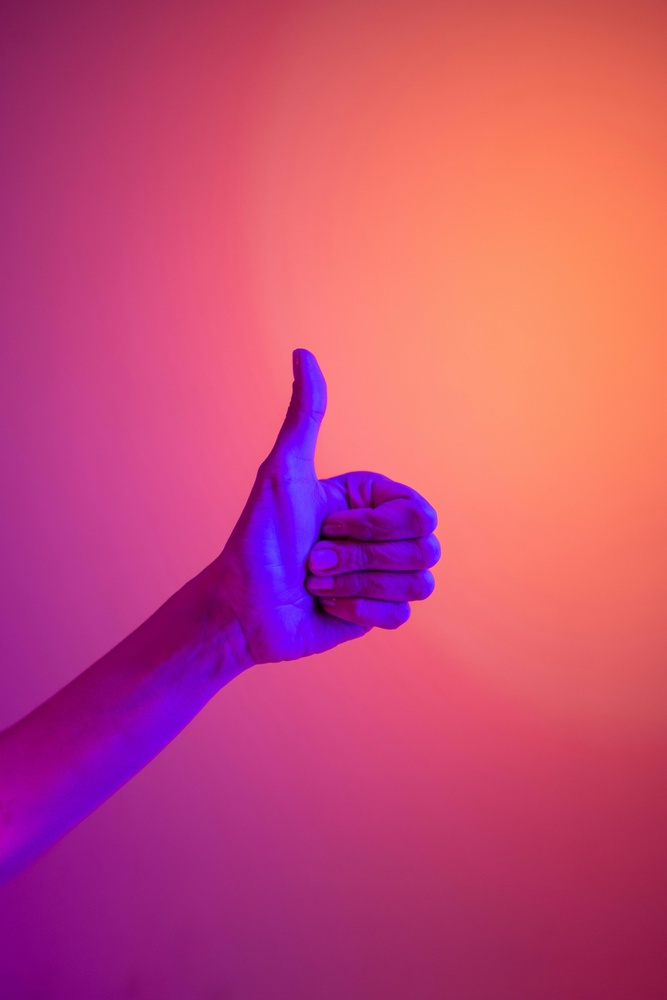
#> input picture 2024/mardown/Image20240308134158.jpg, 667 x 1000 px, shrunk from 4000 x 6000 before the run, given in place of the camera
$ python Ex8.py
#> lines starting #> are read from the running program, lines starting #| are printed output that depends on the picture
import numpy as np
import cv2

cam = cv2.VideoCapture(0)
k = np.array([[-1,0,0],[0,0,0],[0,0,1]]) # 엠보싱 필터
while True:
    ret, img = cam.read()
#> img is the input picture: shape (1000, 667, 3); mean B, G, R 117.9, 73.6, 198.3
    if ret == False:
        print('캡처불가')
        break
    cv2.imshow('oj_img', img)
    gr_img = cv2.cvtColor(img, cv2.COLOR_BGR2GRAY)
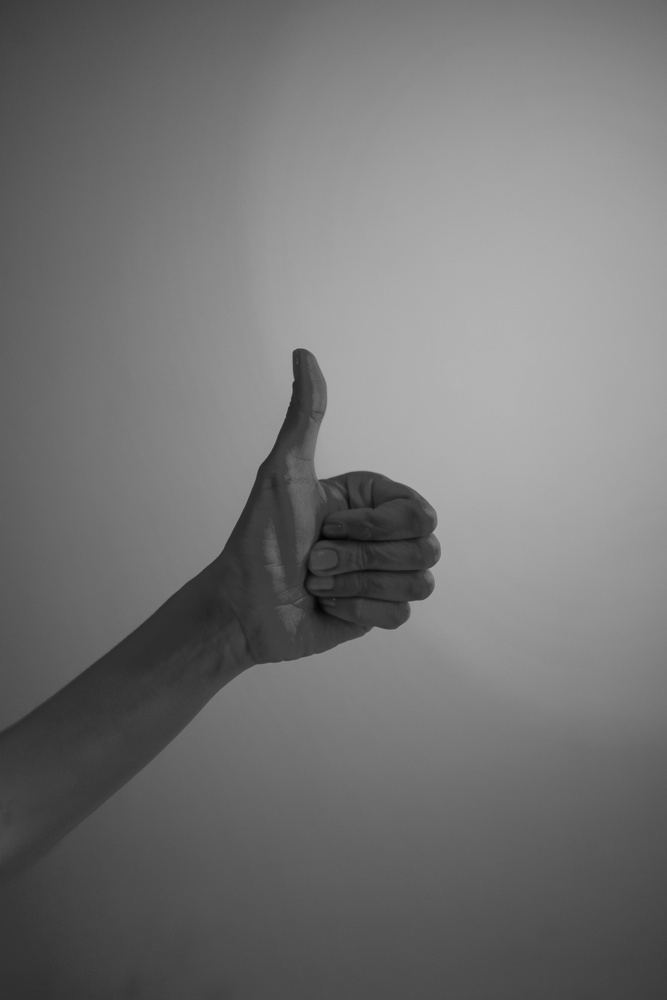
#> gr_img: shape (1000, 667); min 2, max 179, mean 115.9
    cv2.imshow('img', gr_img)
    s = cv2.GaussianBlur(gr_img, (15,15), 0, 0)
    cv2.imshow('s', s)
    ck1_img = cv2.filter2D(gr_img,-1, k)
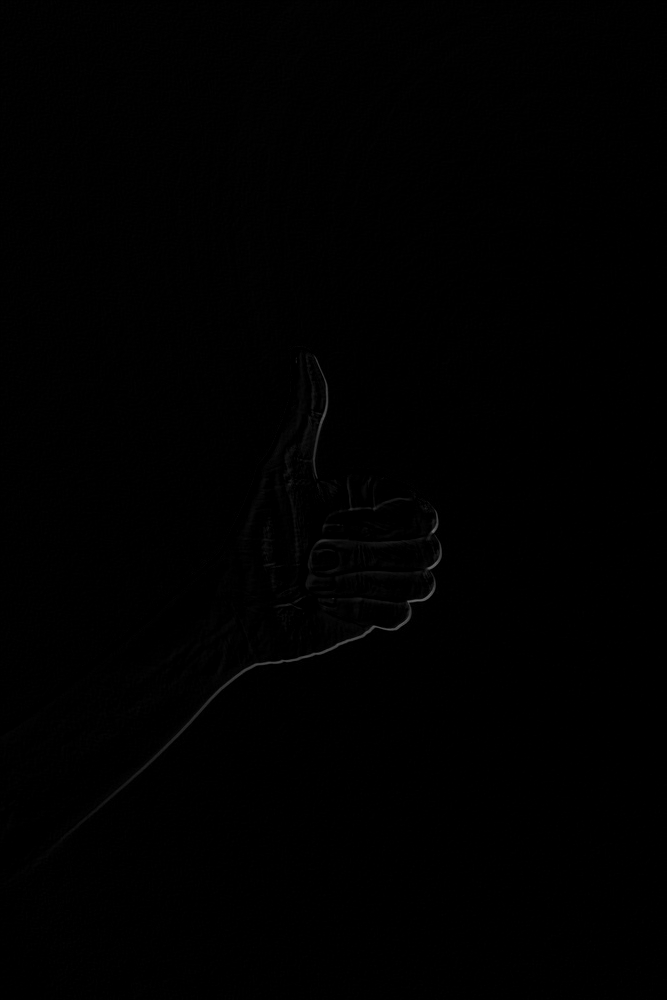
#> ck1_img: shape (1000, 667); min 0, max 108, mean 0.7
    gry_img16 = np.int16(gr_img)
    e = np.uint8(np.clip(cv2.filter2D(gry_img16, -1, k)+128, 0, 255))
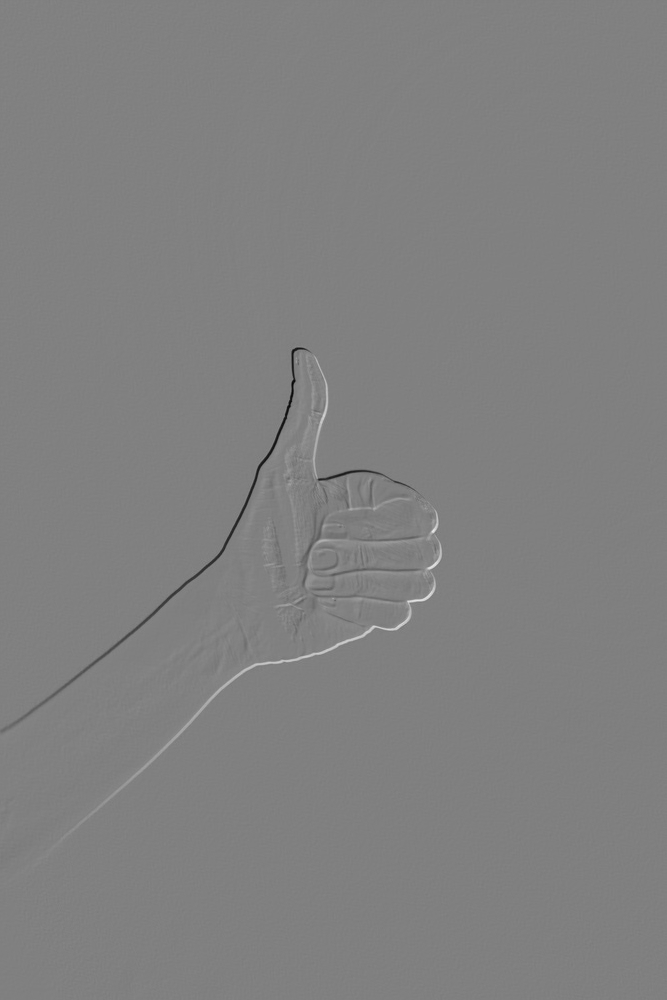
#> e: shape (1000, 667); min 5, max 236, mean 128.1
    cv2.imshow('ck1', ck1_img)
    cv2.imshow('e', e)
    key = cv2.waitKey(1) # 숫자를 입력하여 실시간으로 입력되도록 설정
#> (key Esc is pressed here)
    if key == 27:
        break
cv2.destroyAllWindows()
